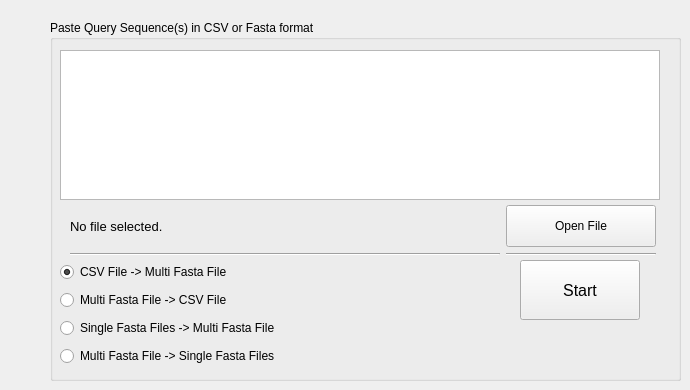
          <widget class="QWidget" name="tab_6">
           <attribute name="icon">
            <iconset resource="blaster.qrc">
             <normaloff>:/Icons/to_copy/images/03.png</normaloff>:/Icons/to_copy/images/03.png</iconset>
           </attribute>
           <attribute name="title">
            <string/>
           </attribute>
           <widget class="QGroupBox" name="groupBox_6">
            <property name="geometry">
             <rect>
              <x>50</x>
              <y>20</y>
              <width>631</width>
              <height>361</height>
             </rect>
            </property>
            <property name="minimumSize">
             <size>
              <width>200</width>
              <height>300</height>
             </size>
            </property>
            <property name="autoFillBackground">
             <bool>false</bool>
            </property>
            <property name="title">
             <string>Paste Query Sequence(s) in CSV or Fasta format</string>
            </property>
            <property name="flat">
             <bool>false</bool>
            </property>
            <widget class="QPlainTextEdit" name="plainTextEdit_6">
             <property name="geometry">
              <rect>
               <x>10</x>
               <y>30</y>
               <width>600</width>
               <height>150</height>
              </rect>
             </property>
             <property name="inputMethodHints">
              <set>Qt::ImhNone</set>
             </property>
            </widget>
            <widget class="QWidget" name="layoutWidget_8">
             <property name="geometry">
              <rect>
               <x>10</x>
               <y>180</y>
               <width>601</width>
               <height>61</height>
              </rect>
             </property>
             <layout class="QGridLayout" name="gridLayout_10">
              <property name="leftMargin">
               <number>10</number>
              </property>
              <property name="topMargin">
               <number>5</number>
              </property>
              <property name="rightMargin">
               <number>5</number>
              </property>
              <property name="bottomMargin">
               <number>5</number>
              </property>
              <item row="0" column="0">
               <widget class="QLabel" name="label_15">
                <property name="font">
                 <font>
                  <pointsize>10</pointsize>
                 </font>
                </property>
                <property name="text">
                 <string>No file selected.</string>
                </property>
               </widget>
              </item>
              <item row="0" column="1">
               <widget class="QPushButton" name="pushButton_9">
                <property name="maximumSize">
                 <size>
                  <width>150</width>
                  <height>50</height>
                 </size>
                </property>
                <property name="text">
                 <string>Open File</string>
                </property>
                <property name="icon">
                 <iconset>
                  <normaloff>:/Icons/Filesystem-folder-grey-open-icon.png</normaloff>:/Icons/Filesystem-folder-grey-open-icon.png</iconset>
                </property>
                <property name="iconSize">
                 <size>
                  <width>32</width>
                  <height>32</height>
                 </size>
                </property>
               </widget>
              </item>
              <item row="1" column="0">
               <widget class="Line" name="line_8">
                <property name="orientation">
                 <enum>Qt::Horizontal</enum>
                </property>
               </widget>
              </item>
              <item row="1" column="1">
               <widget class="Line" name="line_9">
                <property name="orientation">
                 <enum>Qt::Horizontal</enum>
                </property>
               </widget>
              </item>
             </layout>
            </widget>
            <widget class="QWidget" name="gridLayoutWidget_2">
             <property name="geometry">
              <rect>
               <x>10</x>
               <y>240</y>
               <width>351</width>
               <height>111</height>
              </rect>
             </property>
             <layout class="QGridLayout" name="gridLayout_2">
              <item row="2" column="0">
               <widget class="QRadioButton" name="radioButton_5">
                <property name="text">
                 <string>Single Fasta Files -&gt; Multi Fasta File</string>
                </property>
               </widget>
              </item>
              <item row="0" column="0">
               <widget class="QRadioButton" name="radioButton_4">
                <property name="text">
                 <string>CSV File -&gt; Multi Fasta File</string>
                </property>
                <property name="checked">
                 <bool>true</bool>
                </property>
               </widget>
              </item>
              <item row="1" column="0">
               <widget class="QRadioButton" name="radioButton_3">
                <property name="text">
                 <string>Multi Fasta File -&gt; CSV File</string>
                </property>
                <property name="checked">
                 <bool>false</bool>
                </property>
               </widget>
              </item>
              <item row="3" column="0">
               <widget class="QRadioButton" name="radioButton_6">
                <property name="text">
                 <string>Multi Fasta File -&gt; Single Fasta Files</string>
                </property>
               </widget>
              </item>
             </layout>
            </widget>
           </widget>
           <widget class="QPushButton" name="pushButton_7">
            <property name="geometry">
             <rect>
              <x>520</x>
              <y>260</y>
              <width>120</width>
              <height>60</height>
             </rect>
            </property>
            <property name="minimumSize">
             <size>
              <width>120</width>
              <height>60</height>
             </size>
            </property>
            <property name="maximumSize">
             <size>
              <width>120</width>
              <height>60</height>
             </size>
            </property>
            <property name="font">
             <font>
              <pointsize>12</pointsize>
             </font>
            </property>
            <property name="text">
             <string>Start</string>
            </property>
           </widget>
          </widget>
